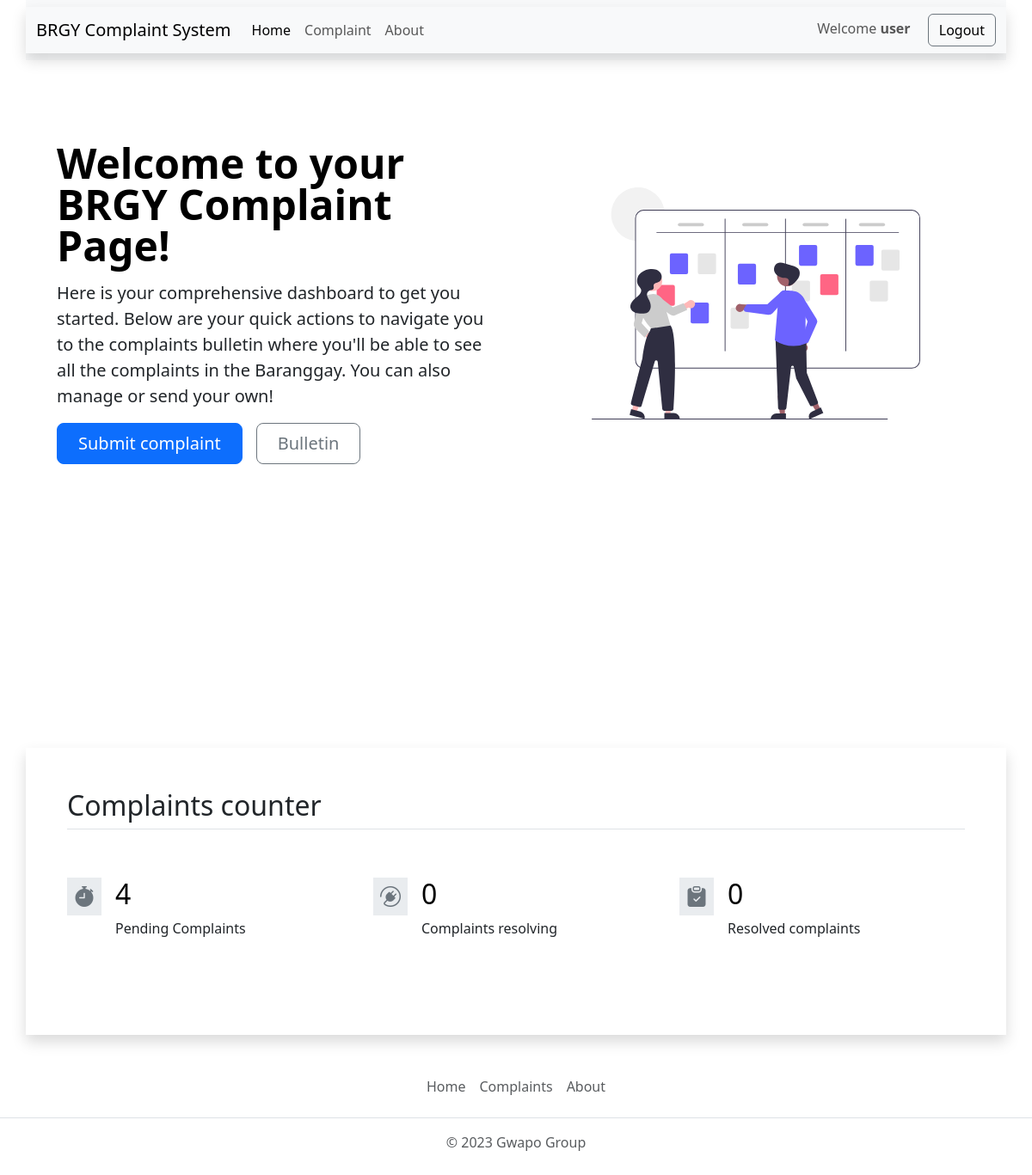
Page /dist/user/index.php (signed in) on the earlier database version.
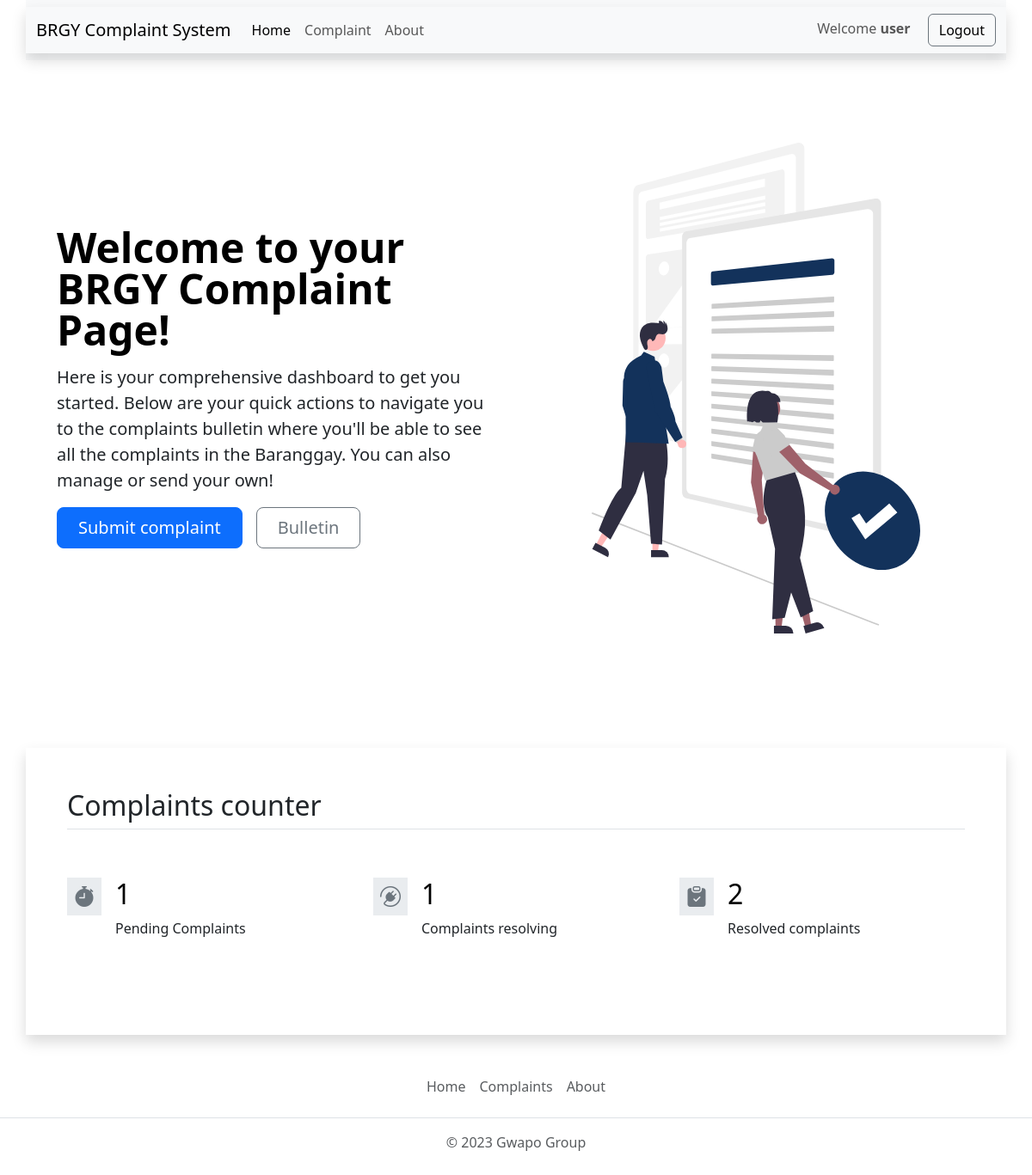
Same page on the later database version.
### tables this page shows
CREATE TABLE `system_info` (
  `id` int(11) NOT NULL,
  `label` varchar(32) NOT NULL,
  `content` text NOT NULL
);

### dist/user/index.php (the view, shortened to what this page needs)
<?php
require_once '../../database/connect.php';
$landing_header = $conn->query("SELECT content FROM system_info WHERE label = 'landing_header'")->fetch_column();
$landing_content = $conn->query("SELECT content FROM system_info WHERE label = 'landing_header_content'")->fetch_column();
$landing_img = $conn->query("SELECT content FROM system_info WHERE label = 'landing_header_img'")->fetch_column();
?>
<!DOCTYPE html>
<html lang="en">
<head>
   <link rel="stylesheet" href="../../src/bootstrap/css/bootstrap.css">
   <link rel="stylesheet" href="../../src/icons/bootstrap-icons.css">
   <link rel="stylesheet" href="../../src/datatables/datatables.css">
   <link rel="stylesheet" href="style/style.css">
</head>
<body>
   <?php require '../components/navbar.php' ?>
   <section class="container w-100 h-100">
      <div class="container col-xxl-8 px-4 py-5 h-100 w-100">
         <div class="row flex-lg-row-reverse align-items-center g-5 py-5">
            <div class="col-10 col-sm-8 col-lg-6 h-100">
               <img src="<?php echo $landing_img ?>" class="d-block mx-lg-auto img-fluid w-75" alt="Bootstrap Themes" loading="lazy">
            </div>
            <div class="col-lg-6">
               <h1 class="display-5 fw-bold text-body-emphasis lh-1 mb-3"><?php echo $landing_header ?></h1>
               <p class="lead"><?php echo $landing_content ?></p>
               <div class="d-grid gap-2 d-md-flex justify-content-md-start">
                  <a href="complaintBulletin.php" type="button" class="btn btn-primary btn-lg px-4 me-md-2">Submit complaint</a>
                  <a href="complaintBulletin.php" type="button" class="btn btn-outline-secondary btn-lg px-4">Bulletin</a>
               </div>
            </div>
         </div>
      </div>
   </section>
   <?php include '../components/complaintsCounter.php' ?>
   <?php include '../components/footer.php' ?>
</body>
</html>

### dist/components/complaintsCounter.php
<?php
$pending_complaints = $conn->query("SELECT COUNT(usrcomp_status) FROM tb_usercomplain WHERE usrcomp_status = 1")->fetch_column();
$action_complaints = $conn->query("SELECT COUNT(usrcomp_status) FROM tb_usercomplain WHERE usrcomp_status = 2")->fetch_column();
$resolved_complaints = $conn->query("SELECT COUNT(usrcomp_status) FROM tb_usercomplain WHERE usrcomp_status = 3")->fetch_column();
?>
<section class="w-100 m-0">
   <div class="container px-5 py-5 shadow w-100" id="hanging-icons">
      <h2 class="pb-2 border-bottom">Complaints counter</h2>
      <div class="row g-4 py-5 row-cols-1 row-cols-lg-3">
         <div class="col d-flex align-items-start">
            <div class="icon-square text-body-emphasis bg-body-secondary d-inline-flex align-items-center justify-content-center fs-4 py-1 px-2 flex-shrink-0 me-3">
               <i class="bi bi-stopwatch-fill text-secondary"></i>
            </div>
            <div>
               <h3 class="fs-2 text-body-emphasis"><?php echo $pending_complaints ?></h3>
               <p>Pending Complaints</p>
            </div>
         </div>
         <div class="col d-flex align-items-start">
            <div class="icon-square text-body-emphasis bg-body-secondary d-inline-flex align-items-center justify-content-center fs-4 py-1 px-2 flex-shrink-0 me-3">
               <i class="bi bi-plugin text-secondary"></i>
            </div>
            <div>
               <h3 class="fs-2 text-body-emphasis"><?php echo $action_complaints ?></h3>
               <p>Complaints resolving</p>
            </div>
         </div>
         <div class="col d-flex align-items-start">
            <div class="icon-square text-body-emphasis bg-body-secondary d-inline-flex align-items-center justify-content-center fs-4 py-1 px-2 flex-shrink-0 me-3">
               <i class="bi bi-clipboard-check-fill text-secondary"></i>
            </div>
            <div>
               <h3 class="fs-2 text-body-emphasis"><?php echo $resolved_complaints ?></h3>
               <p>Resolved complaints</p>
            </div>
         </div>
      </div>
   </div>
</section>

Differences in the rows shown:
changed system_info (number 1 of 3 on the later page): content: a different picture
Other differences:
$pending_complaints: "4" → "1"
$action_complaints: "0" → "1"
$resolved_complaints: "0" → "2"
